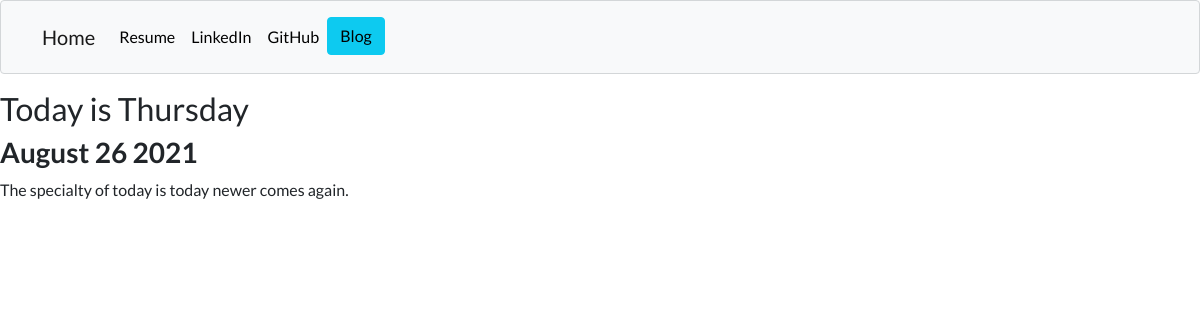
The page /blog/1/ on the database as committed earlier.
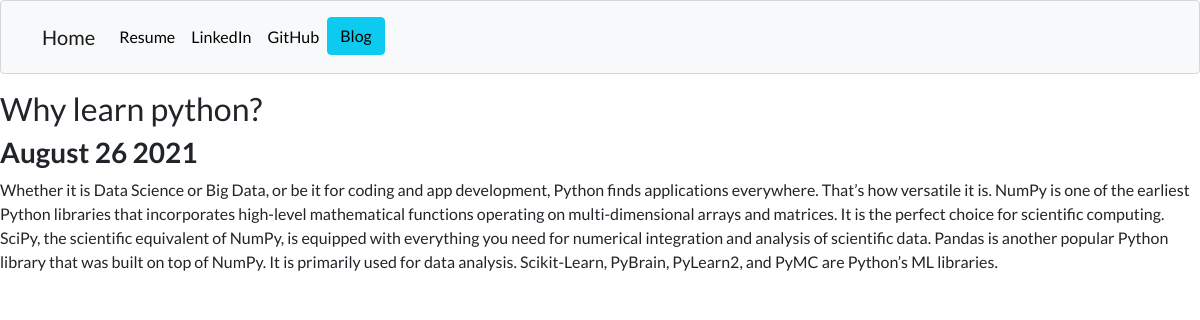
The same page on the database as committed later.
### blog/models.py (models this page shows, shortened)
class Blog(models.Model):
    title = models.CharField(max_length=100)
    desc=models.TextField()
    date=models.DateField()

### blog/views.py (the view)
# urls.py: path('<int:blog_id>/', views.details, name="details"),
def details(request, blog_id):
    blogs=get_object_or_404(Blog, pk=blog_id)
    return render(request,'blog/details.html',{'blogs':blogs})

### blog/templates/blog/details.html
{% extends 'portfolio/base.html'%}
{% block content %}
<h2>{{blogs.title}}</h2>
<h3><b>{{blogs.date|date:'F d Y'}}</b></h3>
<p>{{blogs.desc}}</p>
{% endblock %}

Rows that differ between the two databases and show on the page:
changed Blog: title "Today is Thursday" → "Why learn python?"; desc "The specialty of today is today newer comes again." → "Whether it is Data Science or Big Data, or be it for coding and app development, Python finds applications everywhere. That’s how versatile it is. NumPy is one of the earliest Python libraries that incorporates high-level mathematical functions operating on multi-dimensional arrays and matrices. It is the perfect choice for scientific computing. SciPy, the scientific equivalent of NumPy, is equipped with everything you need for numerical integration and analysis of scientific data. Pandas is another popular Python library that was built on top of NumPy. It is primarily used for data analysis. Scikit-Learn, PyBrain, PyLearn2, and PyMC are Python’s ML libraries."
